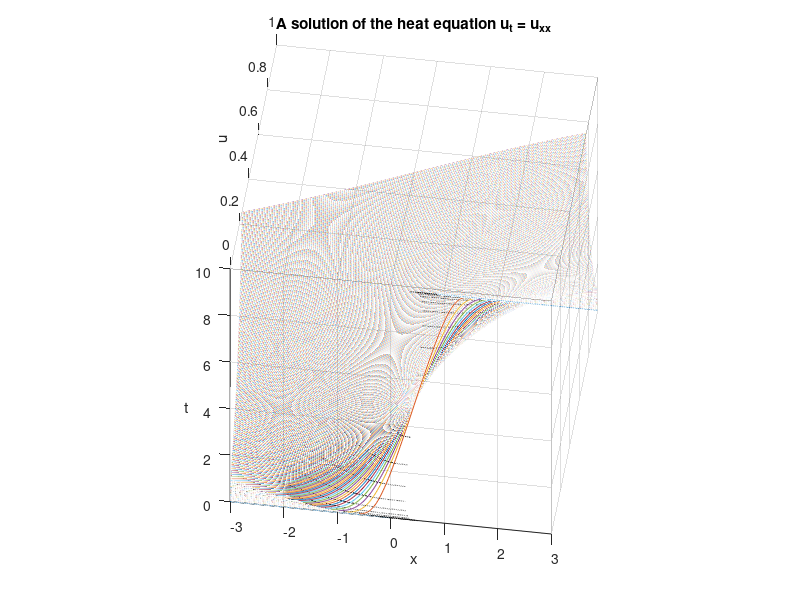

This chart was generated by the following MATLAB code:
function plot_heat
% plot the solution of the wave equation u_t =  u_xx  t>0
% u(x,0)=0 x<=0 ,  u(x,0)=1 x>0

% set parameters
xmax=3;
xmin=-xmax
tmin=0;
tmax=10;
nx = 500;  % number of steps in space
nt = 500;  % number of steps in time
td = 1;    % approx duration for the animation

% mesh vector
x = xmin + (xmax - xmin)* [0:nx]/nx;
t = tmin + (tmax - tmin)* [0:nt]/nt;

% set up figure window
clf
axis([xmin xmax tmin tmax 0 1])
axis manual
hold on  % cumulate graphics
xlabel('x')
ylabel('t')
zlabel('u')
campos([-5.3442  -55.3079    6.65110])
campos manual
% animation
for i = 1:nt+1 ;  % loop over timesteps
    ts = t(i)*ones(size(x));
    % solution
    u = 0.5*(1 + erf(x./(2*sqrt(ts))));
    plot3(x, ts, u)
    title(sprintf('A solution of the heat equation u_{t} = u_{xx}'))
    grid on
    drawnow
    pause(td/(nt+1));
end
for i = -5:0.5:5
    tt = (x/i).^2;  % x./sqrt(tt) = i
    u = 0.5*(1 + erf(i/2))*ones(size(x));
    tt= tt.*sign(u-0.5).*sign(x);
    plot3(x, tt, u,'k');
end
hold off
end
